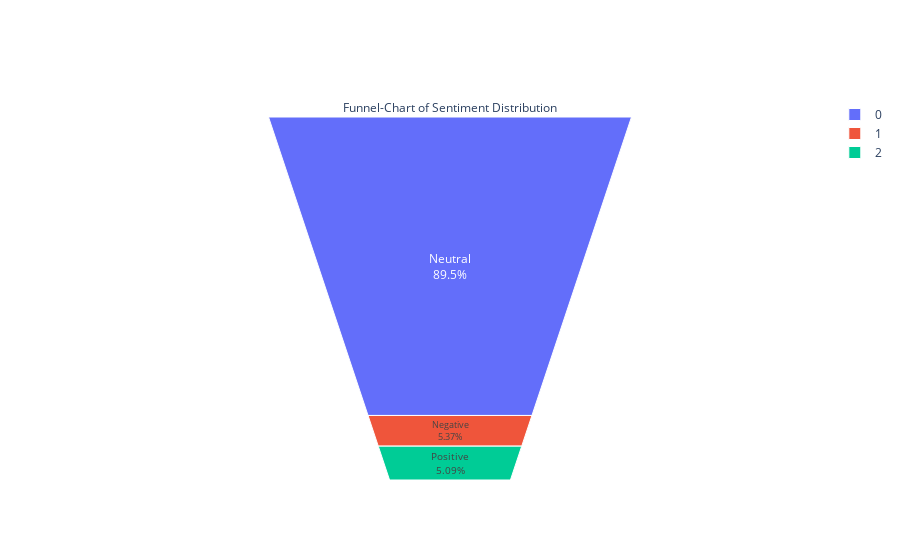

Notebook cell for this chart:
### Markdown cell above
Let's visualize the number of the different sentiments

### Code cell
import seaborn as sns
sns.set_style('darkgrid')
plt.rc('figure',figsize=(17,13))
import plotly.express as px
import plotly.graph_objs as go
import plotly.offline as pyo
from plotly.subplots import make_subplots
plt.figure(figsize=(12,6))
sns.countplot(x='sentiment',data=tweets_df2)
fig = go.Figure(go.Funnelarea(
    text =temp.sentiment,
    values = temp.Text,
    title = {"position": "top center", "text": "Funnel-Chart of Sentiment Distribution"}
    ))
fig.show()

### Figure 1 — Plotly figure (JSON) as saved in the notebook; plotly's stock layout.template omitted (floating-point values rounded to 4 significant figures)
{"data": [{"text": ["Neutral", "Negative", "Positive"], "title": {"position": "top center", "text": "Funnel-Chart of Sentiment Distribution"}, "type": "funnelarea", "values": [2918, 175, 166]}], "layout": {}}
